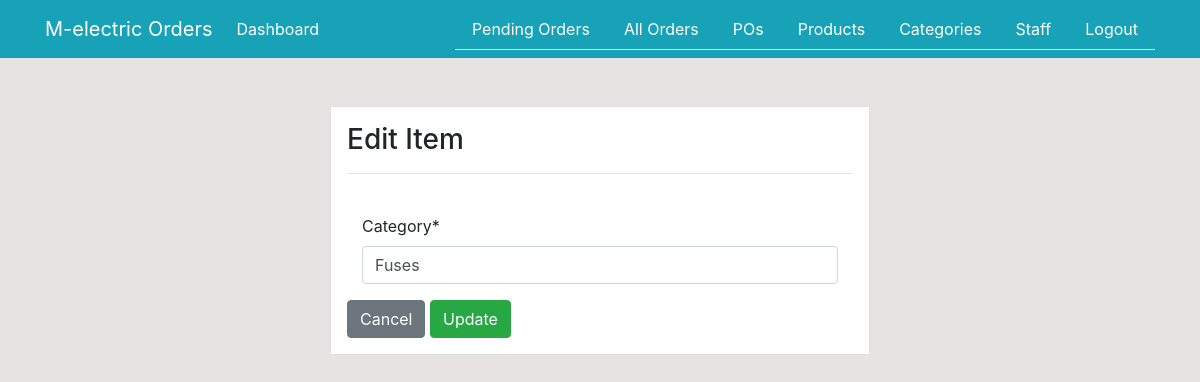
/category-update/1 (signed in), run on an earlier commit of the app's database.
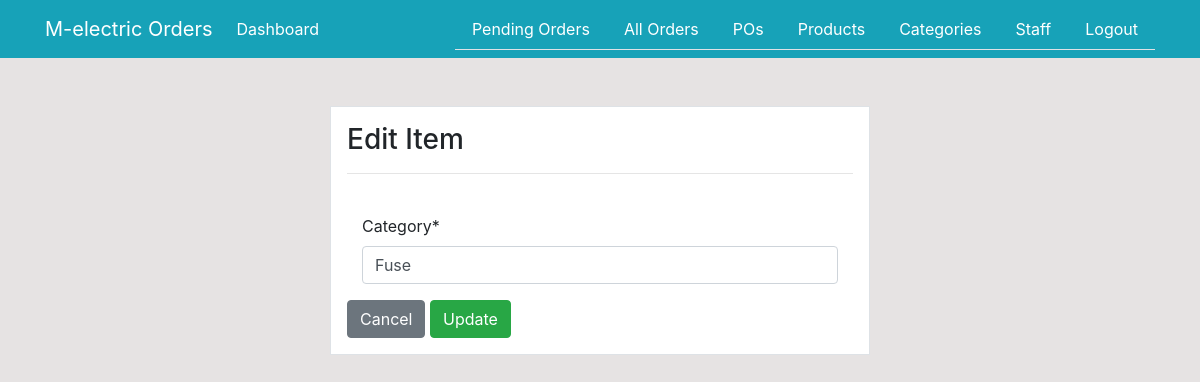
And on a later commit of the database.
### dashboard/models.py (models this page shows, shortened)
class Category(models.Model):
	category_name = models.CharField('Category', max_length=50)

### dashboard/views.py (the view)
# urls.py: path('category-update/<int:category_id>', views.category_update, name='category-update'),
@login_required
def category_update(request, category_id):
    item = Category.objects.get(id=category_id)
    if request.method == 'POST':
        form = CategoryForm(request.POST, instance=item)
        if form.is_valid:
            form.save()
            return redirect('categories')
    else:
        form = CategoryForm(instance=item)
    context = {
        'form': form
    }
    return render(request, 'dashboard/category_update.html', context)

### dashboard/forms.py
class CategoryForm(forms.ModelForm):
    class Meta:
        model = Category
        fields = ['category_name',]

### templates/dashboard/category_update.html (shortened to what this page needs)
{% extends 'partials/base.html' %}
{% load crispy_forms_tags %}
{% block content %}
<div class="container">
    <div class="row mt-5">
        <div class="col-md-6 offset-md-3">
            <div class="border bg-white p-3">
                <h3>Edit Item</h3>
                <hr>
                <div class="container">
                    <br>
                </div>
                <form method="POST">
                    <div class="container">
                        {{ form|crispy }}
                    </div>
                    <a class="btn btn-secondary" href="{% url 'categories' %}">Cancel</a>
                    <input class="btn btn-success" type="submit" value="Update">
                </form>
            </div>
        </div>
    </div>
</div>
{% endblock %}

What changed in the data, as far as the page shows it:
changed Category: category_name "Fuses" → "Fuse"
